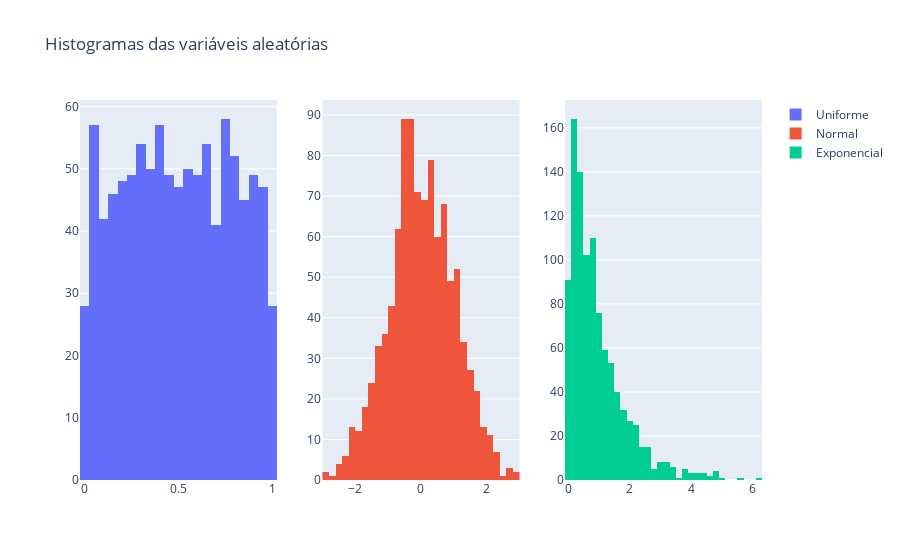

The notebook cell this image was saved under:
### Markdown cell above
Histogramas:

### Code cell
fig = make_subplots(rows=1, cols=3)

fig.add_trace(go.Histogram(x=var_uni, name="Uniforme"), row=1, col=1)
fig.add_trace(go.Histogram(x=var_norm, name="Normal"), row=1, col=2)
fig.add_trace(go.Histogram(x=var_exp, name="Exponencial"), row=1, col=3)

fig.update_layout(title_text = "Histogramas das variáveis aleatórias")
fig.show()

### Figure 1 — Plotly figure (JSON) as saved in the notebook; plotly's stock layout.template omitted (floating-point values rounded to 4 significant figures; data arrays with more than 128 entries replaced by an {"elided": "..."} marker saying what was removed)
{"data": [{"name": "Uniforme", "type": "histogram", "x": {"elided": "1000 float values"}, "xaxis": "x", "yaxis": "y"}, {"name": "Normal", "type": "histogram", "x": {"elided": "1000 float values"}, "xaxis": "x2", "yaxis": "y2"}, {"name": "Exponencial", "type": "histogram", "x": {"elided": "1000 float values"}, "xaxis": "x3", "yaxis": "y3"}], "layout": {"title": {"text": "Histogramas das variáveis aleatórias"}, "xaxis": {"anchor": "y", "domain": [0, 0.2889]}, "xaxis2": {"anchor": "y2", "domain": [0.3556, 0.6444]}, "xaxis3": {"anchor": "y3", "domain": [0.7111, 1]}, "yaxis": {"anchor": "x", "domain": [0, 1]}, "yaxis2": {"anchor": "x2", "domain": [0, 1]}, "yaxis3": {"anchor": "x3", "domain": [0, 1]}}}
